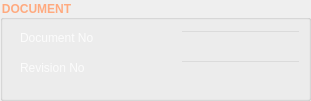
                       <widget class="QGroupBox" name="groupBox_9">
                        <property name="geometry">
                         <rect>
                          <x>20</x>
                          <y>20</y>
                          <width>311</width>
                          <height>101</height>
                         </rect>
                        </property>
                        <property name="font">
                         <font>
                          <family>Arial</family>
                          <weight>75</weight>
                          <bold>true</bold>
                         </font>
                        </property>
                        <property name="styleSheet">
                         <string notr="true">QGroupBox::title {  
	color: rgb(255, 170, 127);
}</string>
                        </property>
                        <property name="title">
                         <string>DOCUMENT</string>
                        </property>
                        <widget class="QLabel" name="label_3">
                         <property name="geometry">
                          <rect>
                           <x>20</x>
                           <y>30</y>
                           <width>121</width>
                           <height>16</height>
                          </rect>
                         </property>
                         <property name="font">
                          <font>
                           <family>Arial</family>
                          </font>
                         </property>
                         <property name="styleSheet">
                          <string notr="true">color: rgba(255, 255, 255, 210);</string>
                         </property>
                         <property name="text">
                          <string>Document No</string>
                         </property>
                        </widget>
                        <widget class="QLineEdit" name="lineEdit_3">
                         <property name="geometry">
                          <rect>
                           <x>180</x>
                           <y>30</y>
                           <width>121</width>
                           <height>20</height>
                          </rect>
                         </property>
                         <property name="font">
                          <font>
                           <family>Arial</family>
                          </font>
                         </property>
                         <property name="styleSheet">
                          <string notr="true">color: rgba(255, 255, 255, 210);
background-color: rgba(0, 0, 0, 0);
border-color: rgba(255, 255, 255, 210);</string>
                         </property>
                        </widget>
                        <widget class="QLabel" name="label_5">
                         <property name="geometry">
                          <rect>
                           <x>20</x>
                           <y>60</y>
                           <width>121</width>
                           <height>16</height>
                          </rect>
                         </property>
                         <property name="font">
                          <font>
                           <family>Arial</family>
                          </font>
                         </property>
                         <property name="styleSheet">
                          <string notr="true">color: rgba(255, 255, 255, 210);</string>
                         </property>
                         <property name="text">
                          <string>Revision No</string>
                         </property>
                        </widget>
                        <widget class="QLineEdit" name="lineEdit_4">
                         <property name="geometry">
                          <rect>
                           <x>180</x>
                           <y>60</y>
                           <width>121</width>
                           <height>20</height>
                          </rect>
                         </property>
                         <property name="font">
                          <font>
                           <family>Arial</family>
                          </font>
                         </property>
                         <property name="styleSheet">
                          <string notr="true">color: rgba(255, 255, 255, 210);
background-color: rgba(0, 0, 0, 0);
border-color: rgba(255, 255, 255, 210);</string>
                         </property>
                        </widget>
                       </widget>
